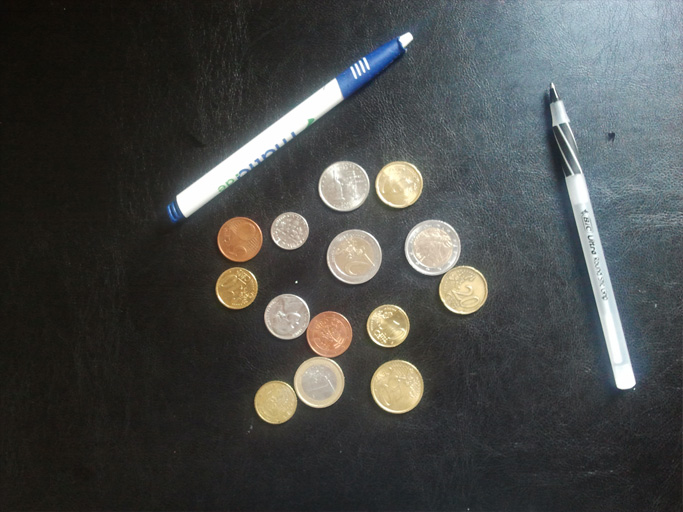
#> input picture ps1_python/input/ps1-input1.png, 683 x 512 px
$ python ps1_4.py
#> lines starting #> are read from the running program, lines starting #| are printed output that depends on the picture; after the words box and inside, x2 and y2 are one past the last pixel; in counts of white or black regions, pixels touching at a corner belong together
### ps1_python/scripts/hough_lines_acc.py
import numpy as np

def hough_lines_acc(edges, theta = (-90, 90), theta_res = 1, rho_res = 1):
    height, width = edges.shape
    thetas = np.deg2rad(np.arange(theta[0], theta[1], theta_res, dtype=np.int16))
    max_rho = np.ceil(np.sqrt(height**2 + width**2))
    rhos = np.arange(-max_rho, max_rho + 1, rho_res)
    H = np.zeros((len(rhos), len(thetas)), dtype=np.uint64)
    y_idxs, x_idxs = np.nonzero(edges)

    for i in range(len(x_idxs)):
        x = x_idxs[i]
        y = y_idxs[i]
        for j in range(len(thetas)):
            rho = int(x * np.cos(thetas[j]) + y * np.sin(thetas[j]) + max_rho)
            H[rho][j] += 1

    return H, rhos, thetas


### ps1_python/scripts/hough_peaks.py
import numpy as np
from cv2 import minMaxLoc

def clip(t):
    return max(int(t), 0)

def hough_peaks(H, npeaks=1, threshold=100, nhood_size=5):
    peaks = np.zeros((npeaks, 2))
    tmp_H = np.copy(H)
    for i in range(npeaks):
        _, max_val, _, max_loc = minMaxLoc(tmp_H)
        if max_val > threshold:
            (x, y) = max_loc
            peaks[i] = (y, x)

            dist = nhood_size // 2
            tmp_H[clip(y - dist) : y + dist + 1, clip(x - dist) : x + dist + 1] = 0
        else:
            peaks = peaks[:i]
            break
    return peaks

__all__ = ['hough_peaks']

### ps1_python/scripts/hough_lines_draw.py
import cv2
import numpy as np

def hough_lines_draw(img, path, peaks, rhos, thetas):
    color_img = cv2.cvtColor(img, cv2.COLOR_GRAY2BGR)
    for peak in peaks:
        rho, theta = rhos[peak[0]], thetas[peak[1]]
        a = np.cos(theta)
        b = np.sin(theta)
        x0 = a * rho
        y0 = b * rho
        x1 = int(x0 + 1000 * (-b))
        y1 = int(y0 + 1000 * (a))
        x2 = int(x0 - 1000 * (-b))
        y2 = int(y0 - 1000 * (a))
        print(x1, y1, x2, y2)
        cv2.line(color_img, (x1, y1), (x2, y2), (0, 0, 255), 2)
    cv2.imwrite(path, color_img)

__all__ = ['hough_lines_draw']

### ps1_python/scripts/ps1_4.py
import cv2
import numpy as np
from hough_lines_acc import *
from hough_peaks import *
from hough_lines_draw import *


def run():
    img = cv2.imread('../input/ps1-input1.png', cv2.IMREAD_GRAYSCALE)
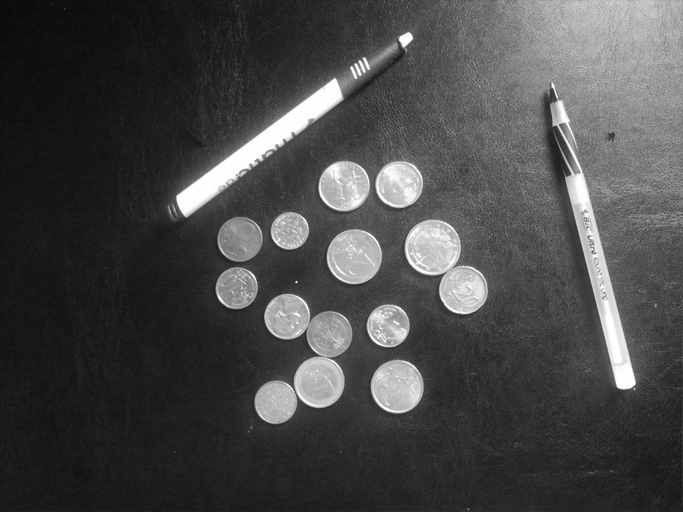
#> img: shape (512, 683); min 8, max 255, mean 72
    img_smoothed = cv2.GaussianBlur(img, (31, 31), 3)
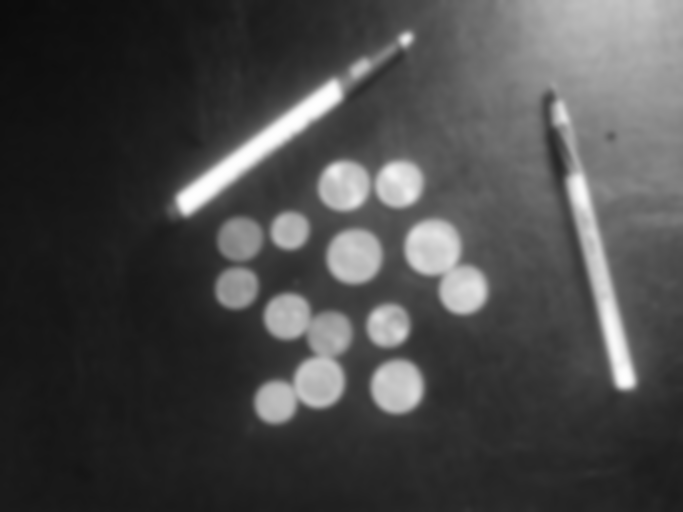
#> img_smoothed: shape (512, 683); min 11, max 254, mean 72
    cv2.imwrite('../output/ps1-4-a-1.png', img_smoothed)

    edges_smoothed = cv2.Canny(img_smoothed, 0, 80)
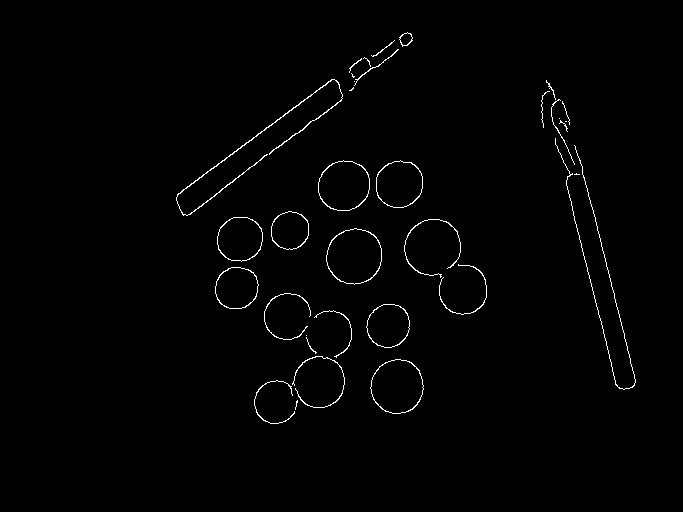
#> edges_smoothed: shape (512, 683); 1.1% white in thin lines or dots, all inside (x1, y1, x2, y2) = (176, 32, 636, 424)
    cv2.imwrite('../output/ps1-4-b-1.png', edges_smoothed)

    #task с - acuumulator array for hough transform
    accumulator, rhos, thetas = hough_lines_acc(edges_smoothed)
#> in hough_lines_acc, `y_idxs, x_idxs = np.nonzero(edges)`: y_idxs = 3747 values from 32 to 423; x_idxs = 3747 values, max 635 at index 3368, min 176 at index 1253, mean 379.6
#> the loop in hough_lines_acc, `for i in range(len(x_idxs)):` made 3747 passes
#> (x, y) on passes 1 to 3: (407, 32), (404, 33), (405, 33)
#> after the loop in hough_lines_acc, `for i in range(len(x_idxs)):`:
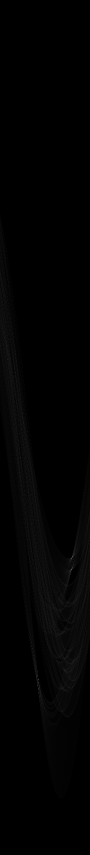
#> H: shape (1709, 180) uint64 (shown at 1/2 size); min 0, max 163, mean 2.2
#> rhos = 1709 values from -854 to 854; thetas = 180 values from -1.57 to 1.55
    peaks = np.int16(hough_peaks(accumulator, 4, 70))
#> the loop in hough_peaks, `for i in range(npeaks):` made 4 passes
#> (max_val, x, y) on passes 1 to 4: (163, 76, 1358), (144, 143, 1116), (138, 143, 1138), (128, 76, 1378)
#> after the loop in hough_peaks, `for i in range(npeaks):`: tmp_H: shape (1709, 180) uint64; 0.03% of pixels changed, all inside (x1, y1, x2, y2) = (74, 1114, 146, 1381)
#> after the loop in hough_peaks, `for i in range(npeaks):`: peaks = [[1358, 76], [1116, 143], [1138, 143], [1378, 76]]
#> peaks = [[1358, 76], [1116, 143], [1138, 143], [1378, 76]]
    H_peaks = cv2.cvtColor(np.uint8(accumulator), cv2.COLOR_GRAY2BGR)
    for peak in peaks:
        cv2.circle(H_peaks, (peak[1], peak[0]), 2, (0, 0, 255))
#> this loop made 4 passes
#> H_peaks: shape (1709, 180, 3); mean B, G, R 2.2, 2.2, 2.2
    cv2.imwrite('../output/ps1-4-c-1.png', H_peaks)

    #draw lines
    hough_lines_draw(img, '../output/ps1-4-c-2.png', peaks, rhos, thetas)
#> the loop in hough_lines_draw, `for peak in peaks:` made 4 passes
#> (peak, rho, theta, a, b, x0, y0, x1) on passes 1 to 4: ([1358, 76], 504, -0.244, 0.97, -0.242, 489, -121.9, 730), ([1116, 143], 262, 0.925, 0.602, 0.799, 157.7, 209.2, -640), ([1138, 143], 284, 0.925, 0.602, 0.799, 170.9, 226.8, -627), ([1378, 76], 524, -0.244, 0.97, -0.242, 508.4, -126.8, 750)
#| 730 848 247 -1092
#| -640 811 956 -392
#| -627 828 969 -375
#| 750 843 266 -1097
#> after the loop in hough_lines_draw, `for peak in peaks:`:
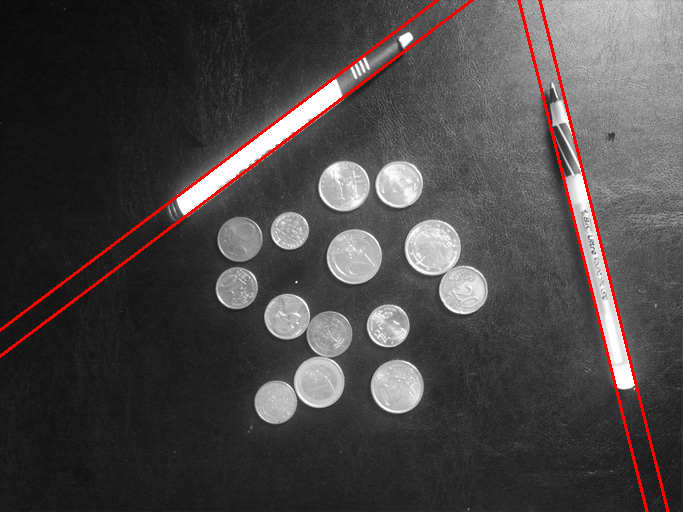
#> color_img: shape (512, 683, 3); mean B, G, R 70.1, 70.1, 74.8


if __name__ == '__main__':
    run()

$ run again, with ps1_python/input/ps1-input0-noise.png copied over ps1_python/input/ps1-input1.png
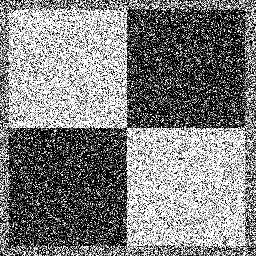
#> input picture ps1_python/input/ps1-input0-noise.png, 256 x 256 px
#> in run, img is the input picture: shape (256, 256); min 0, max 255, mean 127.6
#> edges_smoothed: shape (256, 256); 2.3% white in thin lines or dots
#> y_idxs = 1491 values from 0 to 255; x_idxs = 1491 values, max 250 at index 524, min 3 at index 916, mean 130.8
#> the loop in hough_lines_acc, `for i in range(len(x_idxs)):` made 1491 passes
#> (x, y) on passes 1 to 3: (72, 0), (73, 1), (74, 2)
#> in run, `accumulator, rhos, thetas = hough_lines_acc(edges_smoothed)`: rhos = 727 values from -363 to 363; thetas = 180 values from -1.57 to 1.55
#> the loop in hough_peaks, `for i in range(npeaks):` made 4 passes
#> (max_val, x, y) on passes 1 to 4: (131, 0, 235), (123, 90, 489), (98, 0, 117), (97, 90, 608)
#> after the loop in hough_peaks, `for i in range(npeaks):`:
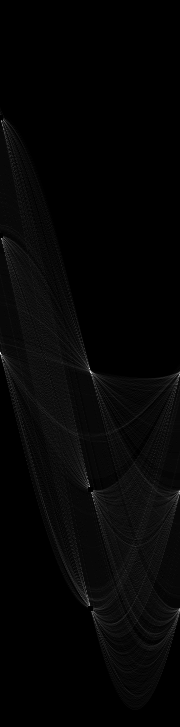
#> tmp_H: shape (727, 180) uint64; min 0, max 94, mean 2; drawn with min black and max white
#> after the loop in hough_peaks, `for i in range(npeaks):`: peaks = [[235, 0], [489, 90], [117, 0], [608, 90]]
#> the loop in run, `for peak in peaks:` made 4 passes
#> the loop in hough_lines_draw, `for peak in peaks:` made 4 passes
#> (peak, rho, theta, a, b, x0, y0, x1) on passes 1 to 4: ([235, 0], -128, -1.57, -4.37e-08, -1, 5.6e-06, 128, 1000), ([489, 90], 126, 0, 1, 0, 126, 0, 126), ([117, 0], -246, -1.57, -4.37e-08, -1, 1.08e-05, 246, 1000), ([608, 90], 245, 0, 1, 0, 245, 0, 245)
#> (printed output is left out)
#> after the loop in hough_lines_draw, `for peak in peaks:`:
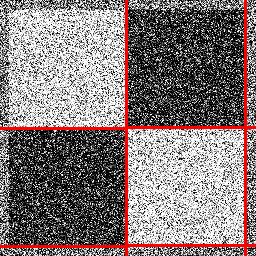
#> color_img: shape (256, 256, 3); 4.63% of pixels changed, all inside (x1, y1, x2, y2) = (0, 0, 256, 256)
